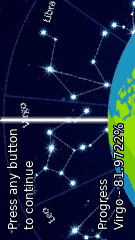

Generate this figure with Python:
# Copyright Shai Aarons, Ariana Bhigroog, Jon Caceres, Rachel Minkowitz, Amando Xu

from PIL import Image, ImageDraw, ImageFont
import datetime

font = ImageFont.truetype("/usr/share/fonts/truetype/dejavu/DejaVuSans.ttf", 12)

# define the Zodiac signs and their respective days
ZODIAC_SIGNS = [
    (0, "Aries", (21, 3), (19, 4)),
    (1, "Taurus", (20, 4), (20, 5)),
    (2, "Gemini", (21, 5), (20, 6)),
    (3, "Cancer", (21, 6), (22, 7)),
    (4,"Leo", (23, 7), (22, 8)),
    (5, "Virgo", (23, 8), (22, 9)),
    (6, "Libra", (23, 9), (22, 10)),
    (7, "Scorpio", (23, 10), (21, 11)),
    (8, "Sagittarius", (22, 11), (21, 12)),
    (9, "Capricorn", (22, 12), (19, 1)),
    (10, "Aquarius", (20, 1), (18, 2)),
    (11, "Pisces", (19, 2), (20, 3))
]

# fetch the current zodiac sign and the progress through it
def get_current_zodiac():
    now = datetime.datetime.now()
    for idx, sign, start, end in ZODIAC_SIGNS:
        start_date = datetime.datetime(now.year, start[1], start[0])
        if idx < 11:
            next_object = ZODIAC_SIGNS[idx+1]
        else:
            next_object = ZODIAC_SIGNS[0]
        next_start_date = datetime.datetime(now.year, next_object[2][1], next_object[2][0])
        end_date = datetime.datetime(now.year, end[1], end[0])
        # print('end date - ', end_date)
        if start_date <= now < end_date:
            total_seconds_in_sign = (end_date - start_date).total_seconds()
            seconds_passed = (now - start_date).total_seconds()
            progress = seconds_passed / total_seconds_in_sign
            return sign, progress
        elif end_date <= now <= next_start_date:
            total_seconds_in_sign = (end_date - start_date).total_seconds()
            seconds_passed = total_seconds_in_sign + (now - end_date).total_seconds()
            progress = seconds_passed / total_seconds_in_sign
            return sign, progress

    # default return if no zodiac range matches
    return "Unknown", 0.0

# create the clock image
def create_astrology_clock():
    width, height = 240, 135

    # load zodiac signs
    zodiac_background = Image.open("nightsky_fifty.jpg") # our night sky image :)
    earth = Image.open("earth.png")  # this should be a small image of Earth

    # calculate rotation based on current zodiac and progress
    sign, progress = get_current_zodiac()
    rotation = 90 + ((360 / 12) * progress)

    # rotate zodiac
    zodiac_background = zodiac_background.rotate(rotation)

    # create base image
    base = Image.new('RGBA', (width, height), (255, 255, 255, 255))
    base.paste(zodiac_background, (-190, -80))
    
    # draw earth and line
    earth_position = ((width - earth.width) // 2, height - earth.height)
    base.paste(earth, earth_position, earth)  # using earth as mask for transparency

    draw = ImageDraw.Draw(base)
    line_start = (width // 2, earth_position[1])
    line_end = (width // 2, 0)
    draw.line([line_start, line_end], fill="red", width=2)

    progress_text = f"Progress\n{sign} - {progress*100:.4f}%"
    progress_text_position = (10, height - 40) 

    outline_thickness = 1
    for x in range(-outline_thickness, outline_thickness + 1):
        for y in range(-outline_thickness, outline_thickness + 1):
            draw.text((progress_text_position[0] + x, progress_text_position[1] + y), progress_text, font=font, fill="black")

    draw.text(progress_text_position, progress_text, font=font, fill="white")

    press_any_button = f"Press any button \nto continue"
    button_text_position = (10, 5) 

    for x in range(-outline_thickness, outline_thickness + 1):
        for y in range(-outline_thickness, outline_thickness + 1):
            draw.text((button_text_position[0] + x, button_text_position[1] + y), press_any_button, font=font, fill="black")

    draw.text(button_text_position, press_any_button, font=font, fill="white")

    # save the resulting image
    base = base.convert('RGB')  # ensure it's in RGB mode
    base = base.quantize(colors=128).convert('RGB')  # quantize and then convert back to 'RGB'

    base = base.rotate(90, expand=True)

    base.save('astrology_clock.png')

if __name__ == "__main__":
    create_astrology_clock()